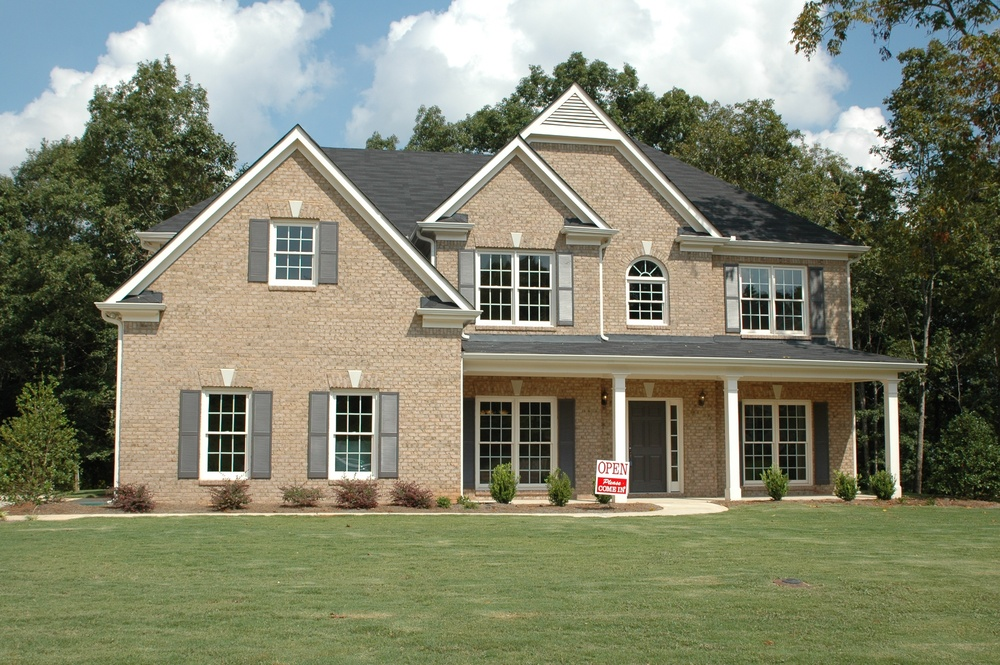
#> input picture home.jpeg, 1000 x 665 px, shrunk from 3008 x 2000 before the run
$ python sift.py   (older library calls are emulated)
#> lines starting #> are read from the running program, lines starting #| are printed output that depends on the picture
import cv2
import numpy as np
from matplotlib import pyplot as plt


img = cv2.imread('home.jpeg')
#> img is the input picture: shape (665, 1000, 3); mean B, G, R 109.2, 131, 128.6
gray = cv2.cvtColor(img, cv2.COLOR_BGR2GRAY)
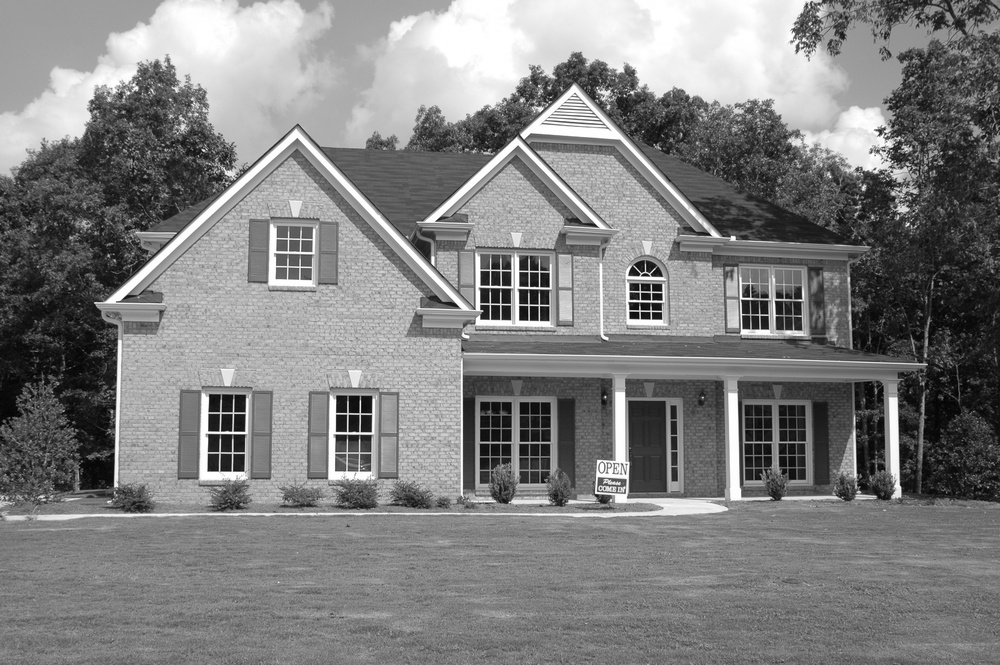
#> gray: shape (665, 1000); min 1, max 255, mean 127.8

sift = cv2.SIFT()
kp = sift.detect(gray, None)
#> kp = 4733 keypoints; strongest (x, y, size): (633, 316, 5.1), (354, 433, 2.5), (658, 316, 5.1), (733, 238, 3.6)

img = cv2.drawKeypoints(
    gray, kp, flags=cv2.DRAW_MATCHES_FLAGS_DRAW_RICH_KEYPOINTS)
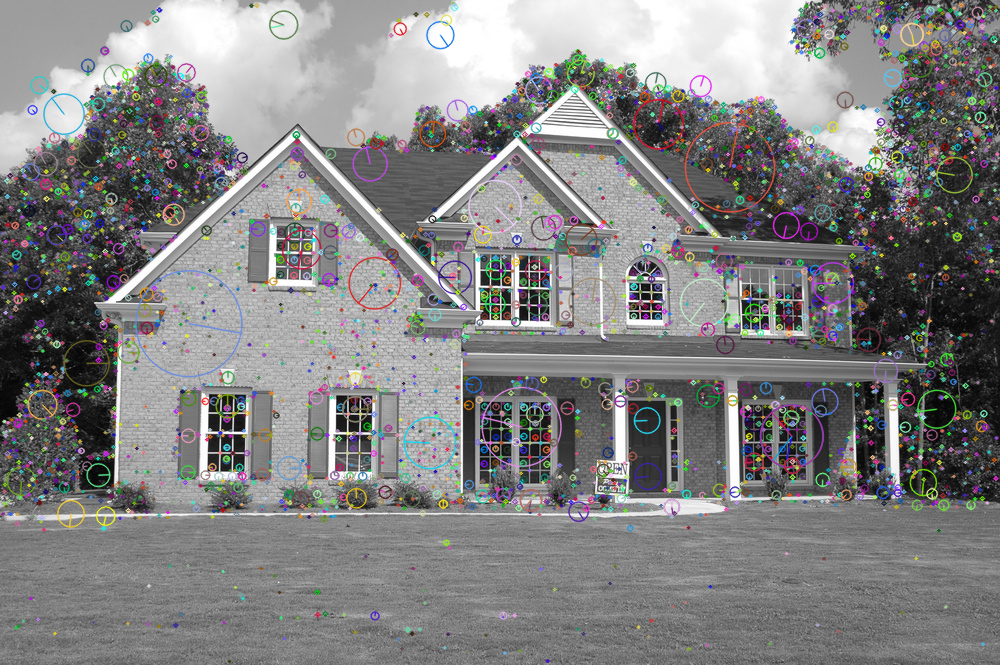
#> img: shape (665, 1000, 3); mean of channels 0, 1, 2 130.1, 130, 130.3; drawn as B, G, R
cv2.imwrite('sift_keypoints.jpg', img)

plt.imshow(img)
plt.show()

$ run again, with tree.jpeg copied over home.jpeg
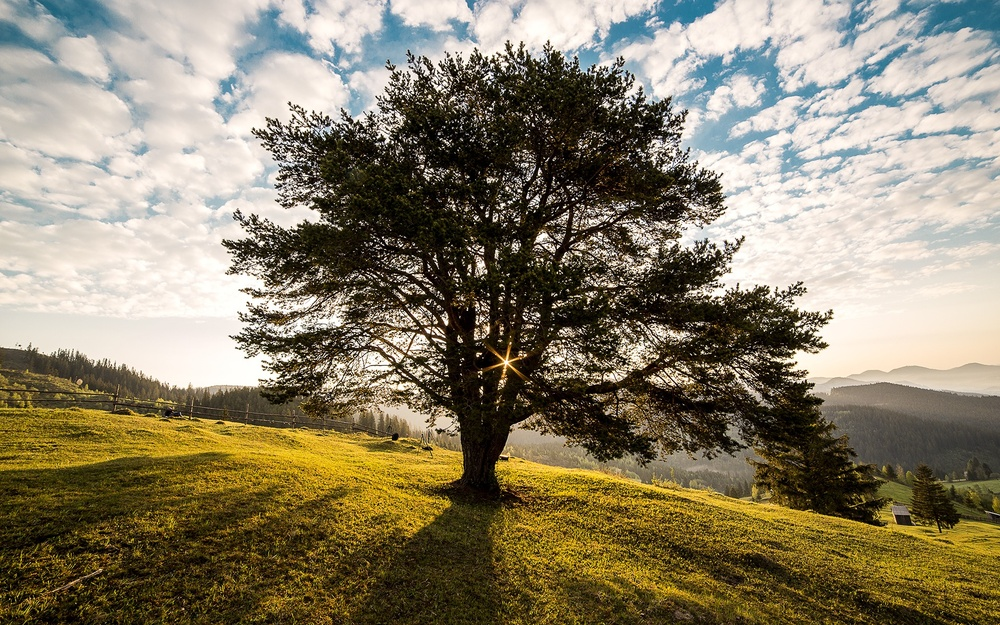
#> input picture tree.jpeg, 1000 x 625 px, shrunk from 1920 x 1200 before the run
#> img is the input picture: shape (625, 1000, 3); mean B, G, R 104.8, 127.4, 136.6
#> `gray = cv2.cvtColor(img, cv2.COLOR_BGR2GRAY)`:
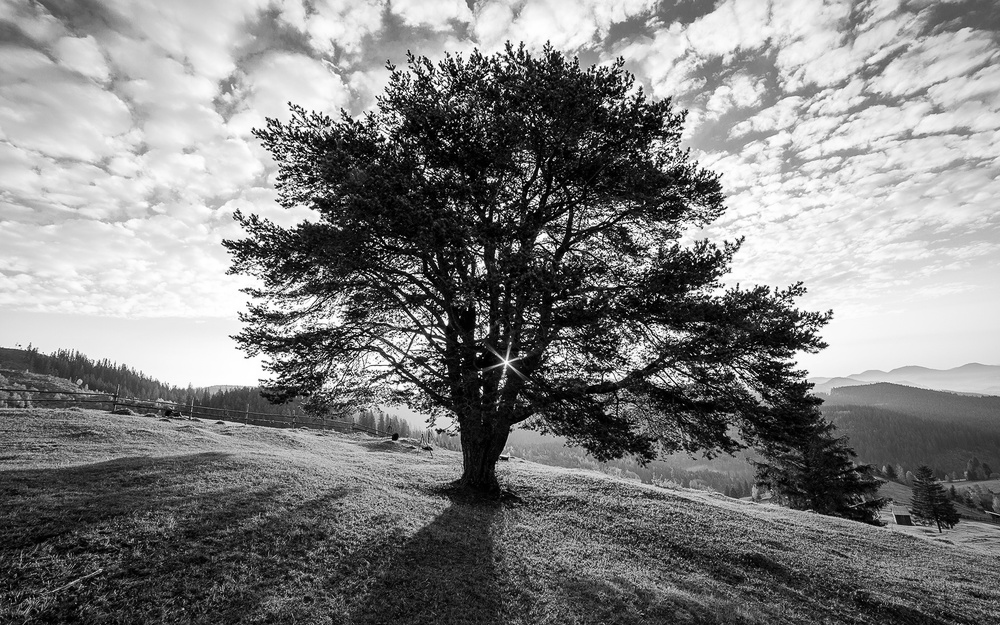
#> gray: shape (625, 1000); min 0, max 255, mean 127.6
#> kp = 6269 keypoints; strongest (x, y, size): (563, 341, 1.8), (688, 186, 2.1), (469, 248, 1.9), (542, 260, 2)
#> `img = cv2.drawKeypoints( gray, kp, flags=cv2.DRAW_MATCHES_FLAGS_DRAW_R..`:
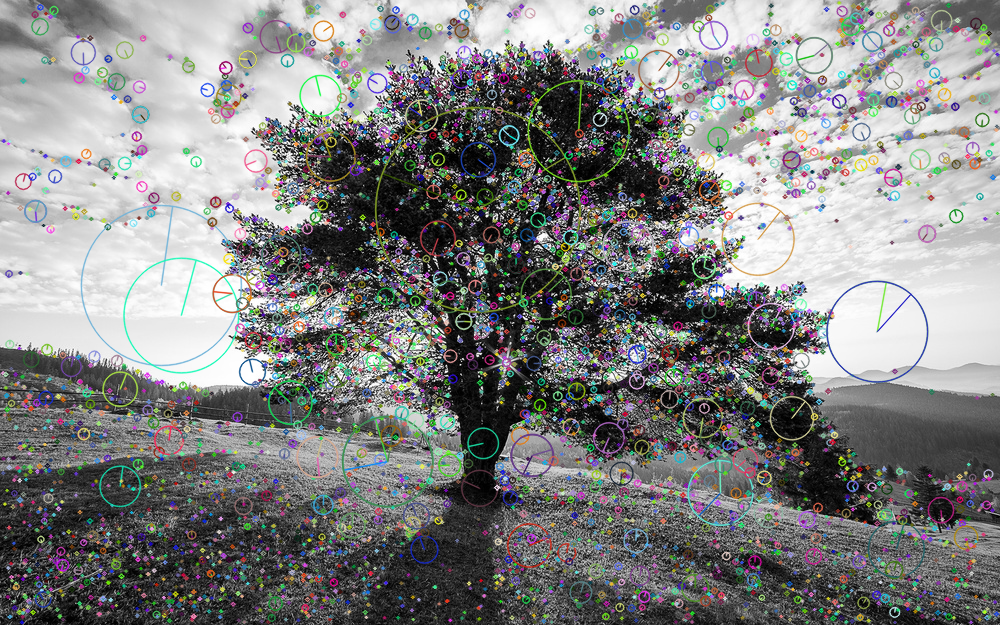
#> img: shape (625, 1000, 3); mean of channels 0, 1, 2 129.6, 130.4, 129.6; drawn as B, G, R

$ run again, with cat.jpg copied over home.jpeg
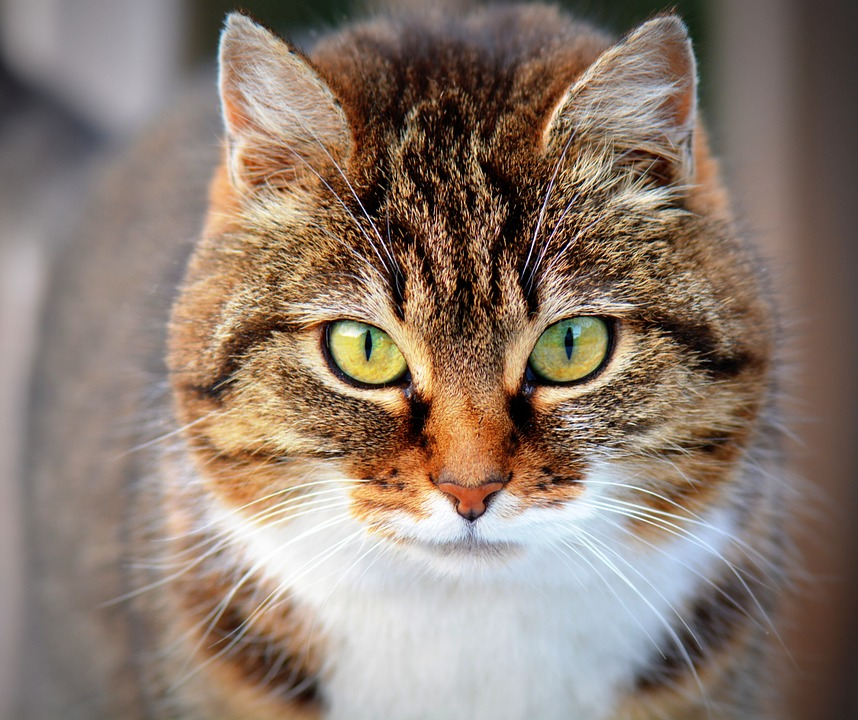
#> input picture cat.jpg, 858 x 720 px
#> img is the input picture: shape (720, 858, 3); mean B, G, R 111.4, 123.5, 140.5
#> `gray = cv2.cvtColor(img, cv2.COLOR_BGR2GRAY)`:
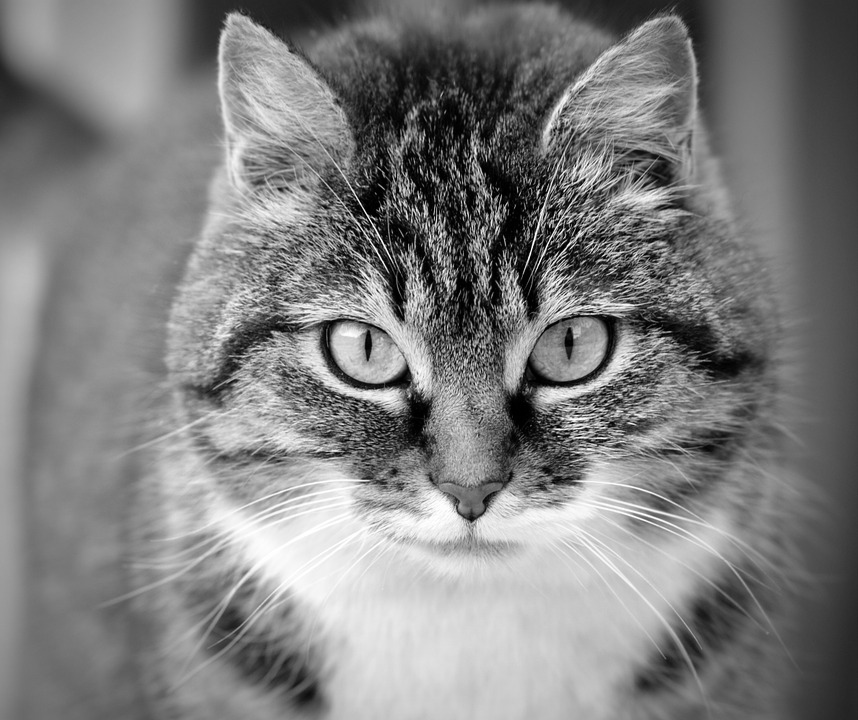
#> gray: shape (720, 858); min 0, max 255, mean 127.2
#> kp = 3697 keypoints; strongest (x, y, size): (403, 379, 13), (538, 193, 2.2), (407, 216, 2.1), (586, 429, 2.7)
#> `img = cv2.drawKeypoints( gray, kp, flags=cv2.DRAW_MATCHES_FLAGS_DRAW_R..`:
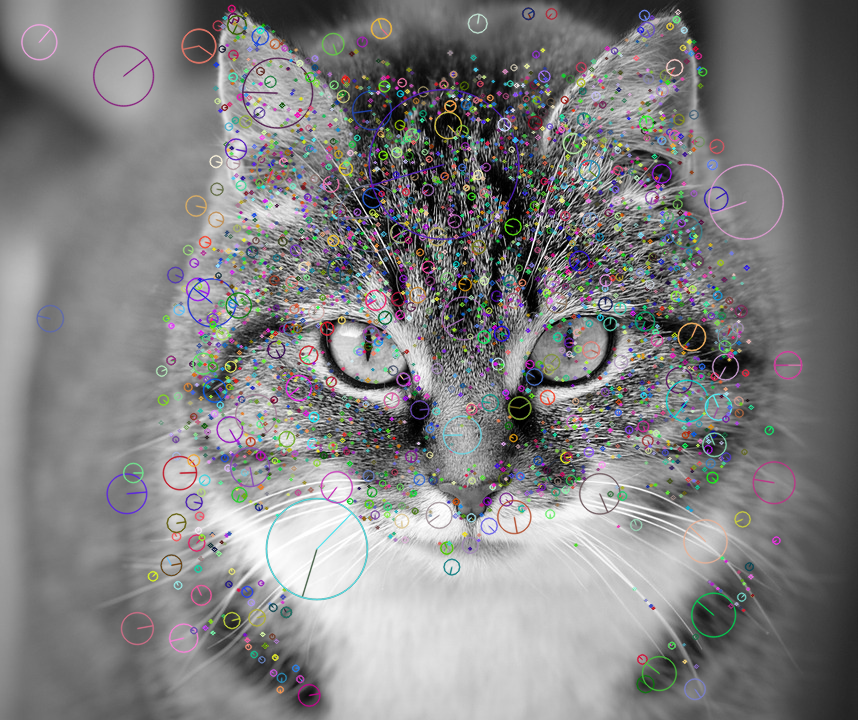
#> img: shape (720, 858, 3); mean of channels 0, 1, 2 128.6, 128, 128.3; drawn as B, G, R
